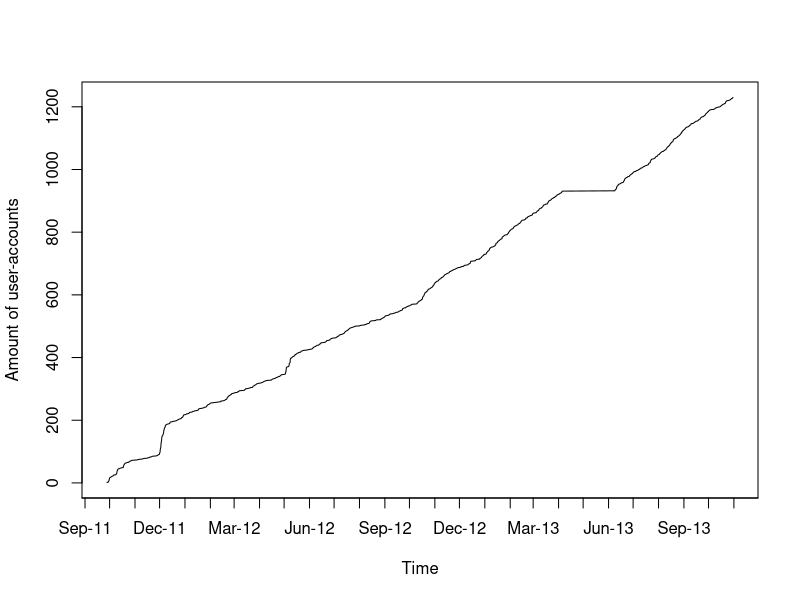

This chart was generated by the following R code:
setwd("opensnp_data")

svg("users.svg")
Sys.setlocale("LC_TIME", "en_US")
users <- read.table("users.txt", sep="\t")
plot(strptime(users[,2], format="%d.%m.%Y %H:%M"), users[,1], type="l", ylab="Amount of user-accounts",xlab="Time", xaxt="n")
dmin <- min(strptime(users[,2], format="%d.%m.%Y %H:%M"))
dminjan <-  as.POSIXct(format(dmin, "%Y-1-1"))
seqYear <- seq(dminjan, by = "1 month", to = max(strptime(users[,2], format="%d.%m.%Y %H:%M")) + (86400 * 365))
axis(1, at = seqYear, labels = format(seqYear, "%b-%y"), las = 1)
dev.off()
